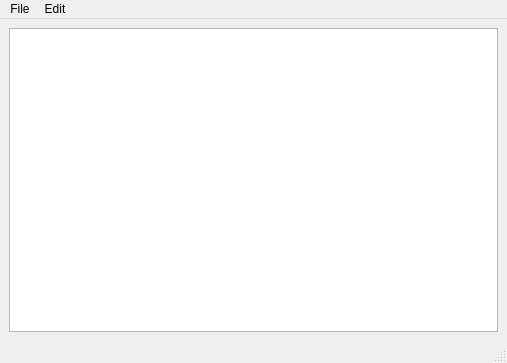
<?xml version="1.0" encoding="UTF-8"?>
<ui version="4.0">
 <class>MainWindow</class>
 <widget class="QMainWindow" name="MainWindow">
  <property name="geometry">
   <rect>
    <x>0</x>
    <y>0</y>
    <width>507</width>
    <height>363</height>
   </rect>
  </property>
  <property name="windowTitle">
   <string>MainWindow</string>
  </property>
  <widget class="QWidget" name="centralwidget">
   <layout class="QGridLayout" name="gridLayout">
    <item row="0" column="0">
     <widget class="PlotWidget" name="graphicsView"/>
    </item>
   </layout>
  </widget>
  <widget class="QMenuBar" name="menubar">
   <property name="geometry">
    <rect>
     <x>0</x>
     <y>0</y>
     <width>507</width>
     <height>29</height>
    </rect>
   </property>
   <widget class="QMenu" name="menuFile">
    <property name="title">
     <string>File</string>
    </property>
    <addaction name="actionSave_Plot"/>
   </widget>
   <widget class="QMenu" name="menuEdit">
    <property name="title">
     <string>Edit</string>
    </property>
    <widget class="QMenu" name="menuAdd_Trace">
     <property name="title">
      <string>Add Trace</string>
     </property>
     <addaction name="separator"/>
    </widget>
    <addaction name="menuAdd_Trace"/>
   </widget>
   <addaction name="menuFile"/>
   <addaction name="menuEdit"/>
  </widget>
  <widget class="QStatusBar" name="statusbar"/>
  <action name="actionSave_Plot">
   <property name="text">
    <string>Save Plot</string>
   </property>
  </action>
 </widget>
 <customwidgets>
  <customwidget>
   <class>PlotWidget</class>
   <extends>QGraphicsView</extends>
   <header>pyqtgraph</header>
  </customwidget>
 </customwidgets>
 <resources/>
 <connections/>
</ui>
